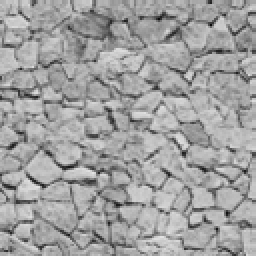
%> input picture CVIS/2/stones.pgm, 128 x 128 px (shown 2 times larger)
$ octave prac2.m   (GNU Octave 9; MATLAB toolbox functions it lacks are replaced by stand-ins)
%> lines starting %> are read from the running program, lines starting %| are printed output that depends on the picture
clear
clc

stones=imread('stones.pgm');
%> stones is the input picture: size 128x128 uint8; min 10, max 228, mean 160.6
singleStone=imread('singlestone.pgm');
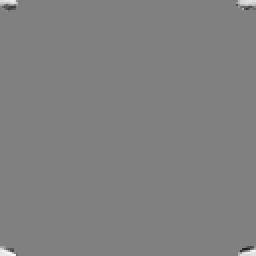
%> input picture CVIS/2/singlestone.pgm, 128 x 128 px (shown 2 times larger)
%> singleStone is the input picture: size 128x128 uint8; min 25, max 255, mean 128.4
proof=imread('testimage1.pgm');
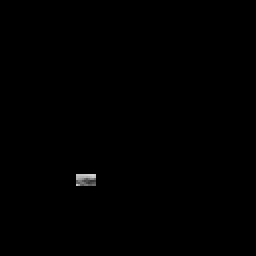
%> input picture CVIS/2/testimage1.pgm, 128 x 128 px (shown 2 times larger)
%> proof is the input picture: size 128x128 uint8; min 0, max 213, mean 0.5

figure;colormap('gray');image(stones)
figure;colormap('gray');image(singleStone)
figure;colormap('gray');image(proof)

testTiled=[stones stones stones ; stones stones stones ; stones stones stones ]
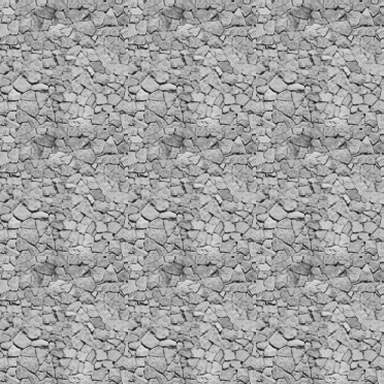
%> testTiled: size 384x384 uint8; min 10, max 228, mean 160.6
figure;colormap('gray');image(testTiled)

%I(x,y)=stones
%g(a,b)=single stone

sizeX=size(stones,1);
%> sizeX = 128
sizeY=size(stones,2);
%> sizeY = 128
for i=1:sizeX
    for j=1:sizeY

    end
end

%%
